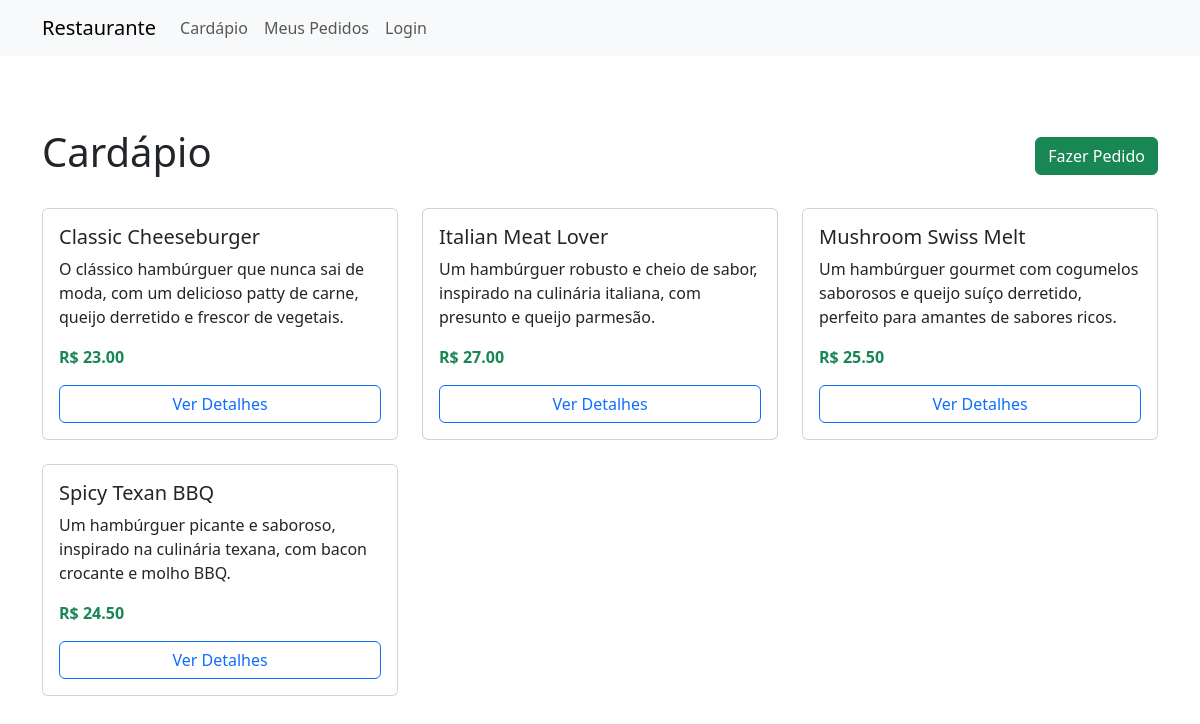
The page / on the database its author committed.
### restaurante/models.py (models this page shows, shortened)
class Prato(models.Model):
    id_prato = models.AutoField(primary_key=True)
    descricao = models.TextField(blank=True, null=True)
    nome = models.CharField(max_length=100)
    preco = models.DecimalField(max_digits=10, decimal_places=2)
    ingredientes = models.ManyToManyField('Ingrediente', through='PratoIngrediente', related_name='pratos')

### restaurante/views.py (the view)
# urls.py: path('', views.cardapio, name='cardapio'),
def cardapio (request):
    prato = Prato.objects.order_by('nome')
    context = {
        'pratos': prato,
    }
    return render(request, 'restaurante/cardapio.html', context)

### restaurante/templates/restaurante/cardapio.html (shortened to what this page needs)
{% extends "restaurante/base.html" %}
{% block content %}
<div class="d-flex justify-content-between align-items-center mb-4">
  <h1>Cardápio</h1>
  <div>
    <a href="{% url 'criar_pedido' %}" class="btn btn-success">Fazer Pedido</a>
  </div>
</div>
{% if pratos %}
  <div class="row row-cols-1 row-cols-md-2 row-cols-lg-3 g-4">
    {% for prato in pratos %}
      <div class="col">
        <div class="card h-100">
          <div class="card-body d-flex flex-column">
            <h5 class="card-title">{{ prato.nome }}</h5>
            <p class="card-text flex-grow-1">{{ prato.descricao|default:"Sem descrição." }}</p>
            <p class="card-text"><strong class="text-success">R$ {{ prato.preco }}</strong></p>
            <a href="{% url 'prato' prato.id_prato %}" class="btn btn-outline-primary mt-auto">Ver Detalhes</a>
          </div>
        </div>
      </div>
    {% endfor %}
  </div>
{% endif %}
{% endblock %}

### restaurante/templates/restaurante/base.html (style rules this page uses)
body { padding-top: 80px; }

### rows shown on the page
Prato: nome "Classic Cheeseburger", descricao "O clássico hambúrguer que nunca sai de moda, com um delicioso patty de carne, queijo derretido e frescor de vegetais.", preco "23.00"
Prato: nome "Italian Meat Lover", descricao "Um hambúrguer robusto e cheio de sabor, inspirado na culinária italiana, com presunto e queijo parmesão.", preco "27.00"
Prato: nome "Mushroom Swiss Melt", descricao "Um hambúrguer gourmet com cogumelos saborosos e queijo suíço derretido, perfeito para amantes de sabores ricos.", preco "25.50"
Prato: nome "Spicy Texan BBQ", descricao "Um hambúrguer picante e saboroso, inspirado na culinária texana, com bacon crocante e molho BBQ.", preco "24.50"
